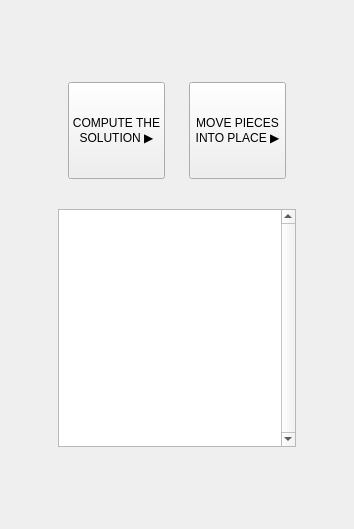
      <widget class="QWidget" name="tab_solve_puzzle">
       <attribute name="title">
        <string>SOLVE PUZZLE</string>
       </attribute>
       <layout class="QVBoxLayout" name="verticalLayout_28" stretch="3,2,1,10,3">
        <item>
         <spacer name="verticalSpacer_6">
          <property name="orientation">
           <enum>Qt::Vertical</enum>
          </property>
          <property name="sizeHint" stdset="0">
           <size>
            <width>20</width>
            <height>122</height>
           </size>
          </property>
         </spacer>
        </item>
        <item>
         <layout class="QHBoxLayout" name="horizontalLayout_21" stretch="3,2,1,2,3">
          <item>
           <spacer name="horizontalSpacer_22">
            <property name="orientation">
             <enum>Qt::Horizontal</enum>
            </property>
            <property name="sizeHint" stdset="0">
             <size>
              <width>40</width>
              <height>20</height>
             </size>
            </property>
           </spacer>
          </item>
          <item>
           <widget class="QPushButton" name="compute_solution_button">
            <property name="autoFillBackground">
             <bool>false</bool>
            </property>
            <property name="styleSheet">
             <string notr="true">min-height: 95px;
min-width: 95px;	</string>
            </property>
            <property name="text">
             <string>COMPUTE THE 
SOLUTION ▶️</string>
            </property>
            <property name="autoDefault">
             <bool>false</bool>
            </property>
            <property name="default">
             <bool>false</bool>
            </property>
            <property name="flat">
             <bool>false</bool>
            </property>
           </widget>
          </item>
          <item>
           <spacer name="horizontalSpacer_23">
            <property name="orientation">
             <enum>Qt::Horizontal</enum>
            </property>
            <property name="sizeHint" stdset="0">
             <size>
              <width>40</width>
              <height>20</height>
             </size>
            </property>
           </spacer>
          </item>
          <item>
           <widget class="QPushButton" name="move_pieces_into_place_button">
            <property name="autoFillBackground">
             <bool>false</bool>
            </property>
            <property name="styleSheet">
             <string notr="true">min-height: 95px;
min-width: 95px;	</string>
            </property>
            <property name="text">
             <string>MOVE PIECES
INTO PLACE ▶️</string>
            </property>
            <property name="autoDefault">
             <bool>false</bool>
            </property>
            <property name="default">
             <bool>false</bool>
            </property>
            <property name="flat">
             <bool>false</bool>
            </property>
           </widget>
          </item>
          <item>
           <spacer name="horizontalSpacer_21">
            <property name="orientation">
             <enum>Qt::Horizontal</enum>
            </property>
            <property name="sizeHint" stdset="0">
             <size>
              <width>40</width>
              <height>20</height>
             </size>
            </property>
           </spacer>
          </item>
         </layout>
        </item>
        <item>
         <spacer name="verticalSpacer_7">
          <property name="orientation">
           <enum>Qt::Vertical</enum>
          </property>
          <property name="sizeHint" stdset="0">
           <size>
            <width>20</width>
            <height>38</height>
           </size>
          </property>
         </spacer>
        </item>
        <item>
         <layout class="QHBoxLayout" name="horizontalLayout_22" stretch="1,5,1">
          <item>
           <spacer name="horizontalSpacer_25">
            <property name="orientation">
             <enum>Qt::Horizontal</enum>
            </property>
            <property name="sizeHint" stdset="0">
             <size>
              <width>40</width>
              <height>20</height>
             </size>
            </property>
           </spacer>
          </item>
          <item>
           <widget class="QTextEdit" name="solve_puzzle_output_textarea">
            <property name="font">
             <font>
              <pointsize>16</pointsize>
             </font>
            </property>
            <property name="verticalScrollBarPolicy">
             <enum>Qt::ScrollBarAlwaysOn</enum>
            </property>
            <property name="sizeAdjustPolicy">
             <enum>QAbstractScrollArea::AdjustToContents</enum>
            </property>
            <property name="readOnly">
             <bool>false</bool>
            </property>
           </widget>
          </item>
          <item>
           <spacer name="horizontalSpacer_24">
            <property name="orientation">
             <enum>Qt::Horizontal</enum>
            </property>
            <property name="sizeHint" stdset="0">
             <size>
              <width>40</width>
              <height>20</height>
             </size>
            </property>
           </spacer>
          </item>
         </layout>
        </item>
        <item>
         <spacer name="verticalSpacer_8">
          <property name="orientation">
           <enum>Qt::Vertical</enum>
          </property>
          <property name="sizeHint" stdset="0">
           <size>
            <width>20</width>
            <height>122</height>
           </size>
          </property>
         </spacer>
        </item>
       </layout>
      </widget>
